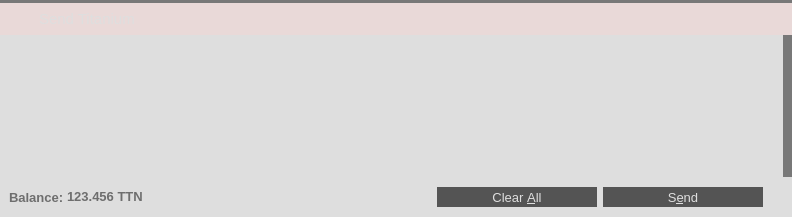
<?xml version="1.0" encoding="UTF-8"?>
<ui version="4.0">
 <class>SendCoinsDialog</class>
 <widget class="QDialog" name="SendCoinsDialog">
  <property name="geometry">
   <rect>
    <x>0</x>
    <y>0</y>
    <width>792</width>
    <height>217</height>
   </rect>
  </property>
  <property name="palette">
   <palette>
    <active>
     <colorrole role="Button">
      <brush brushstyle="SolidPattern">
       <color alpha="255">
        <red>233</red>
        <green>217</green>
        <blue>216</blue>
       </color>
      </brush>
     </colorrole>
     <colorrole role="Base">
      <brush brushstyle="SolidPattern">
       <color alpha="255">
        <red>214</red>
        <green>234</green>
        <blue>235</blue>
       </color>
      </brush>
     </colorrole>
     <colorrole role="Window">
      <brush brushstyle="SolidPattern">
       <color alpha="255">
        <red>233</red>
        <green>217</green>
        <blue>216</blue>
       </color>
      </brush>
     </colorrole>
    </active>
    <inactive>
     <colorrole role="Button">
      <brush brushstyle="SolidPattern">
       <color alpha="255">
        <red>233</red>
        <green>217</green>
        <blue>216</blue>
       </color>
      </brush>
     </colorrole>
     <colorrole role="Base">
      <brush brushstyle="SolidPattern">
       <color alpha="255">
        <red>214</red>
        <green>234</green>
        <blue>235</blue>
       </color>
      </brush>
     </colorrole>
     <colorrole role="Window">
      <brush brushstyle="SolidPattern">
       <color alpha="255">
        <red>233</red>
        <green>217</green>
        <blue>216</blue>
       </color>
      </brush>
     </colorrole>
    </inactive>
    <disabled>
     <colorrole role="Button">
      <brush brushstyle="SolidPattern">
       <color alpha="255">
        <red>233</red>
        <green>217</green>
        <blue>216</blue>
       </color>
      </brush>
     </colorrole>
     <colorrole role="Base">
      <brush brushstyle="SolidPattern">
       <color alpha="255">
        <red>233</red>
        <green>217</green>
        <blue>216</blue>
       </color>
      </brush>
     </colorrole>
     <colorrole role="Window">
      <brush brushstyle="SolidPattern">
       <color alpha="255">
        <red>233</red>
        <green>217</green>
        <blue>216</blue>
       </color>
      </brush>
     </colorrole>
    </disabled>
   </palette>
  </property>
  <property name="windowTitle">
   <string>Send Coins</string>
  </property>
  <property name="styleSheet">
   <string notr="true"/>
  </property>
  <layout class="QVBoxLayout" name="verticalLayout">
   <property name="spacing">
    <number>0</number>
   </property>
   <property name="margin">
    <number>0</number>
   </property>
   <item>
    <widget class="Line" name="line_7">
     <property name="styleSheet">
      <string notr="true">background-color: #787878;</string>
     </property>
     <property name="frameShadow">
      <enum>QFrame::Raised</enum>
     </property>
     <property name="lineWidth">
      <number>0</number>
     </property>
     <property name="orientation">
      <enum>Qt::Horizontal</enum>
     </property>
    </widget>
   </item>
   <item>
    <widget class="QWidget" name="wSendMegsHeader" native="true">
     <property name="minimumSize">
      <size>
       <width>0</width>
       <height>32</height>
      </size>
     </property>
     <property name="maximumSize">
      <size>
       <width>16777215</width>
       <height>32</height>
      </size>
     </property>
     <property name="styleSheet">
      <string notr="true"/>
     </property>
     <property name="is_header" stdset="0">
      <bool>true</bool>
     </property>
     <layout class="QHBoxLayout" name="horizontalLayout_15">
      <property name="margin">
       <number>0</number>
      </property>
      <item>
       <spacer name="horizontalSpacer_20">
        <property name="orientation">
         <enum>Qt::Horizontal</enum>
        </property>
        <property name="sizeType">
         <enum>QSizePolicy::Fixed</enum>
        </property>
        <property name="sizeHint" stdset="0">
         <size>
          <width>3</width>
          <height>20</height>
         </size>
        </property>
       </spacer>
      </item>
      <item>
       <widget class="QLabel" name="label_29">
        <property name="sizePolicy">
         <sizepolicy hsizetype="Preferred" vsizetype="Preferred">
          <horstretch>0</horstretch>
          <verstretch>0</verstretch>
         </sizepolicy>
        </property>
        <property name="minimumSize">
         <size>
          <width>30</width>
          <height>30</height>
         </size>
        </property>
        <property name="maximumSize">
         <size>
          <width>30</width>
          <height>30</height>
         </size>
        </property>
        <property name="text">
         <string/>
        </property>
        <property name="pixmap">
         <pixmap resource="../res.qrc">:/res/upload.png</pixmap>
        </property>
       </widget>
      </item>
      <item>
       <widget class="QLabel" name="label_30">
        <property name="font">
         <font>
          <pointsize>11</pointsize>
          <stylestrategy>PreferAntialias</stylestrategy>
         </font>
        </property>
        <property name="styleSheet">
         <string notr="true">QLabel {
	color: #DEDEDE;
}</string>
        </property>
        <property name="text">
         <string>Send Titanium</string>
        </property>
       </widget>
      </item>
     </layout>
    </widget>
   </item>
   <item>
    <widget class="QScrollArea" name="scrollArea">
     <property name="styleSheet">
      <string notr="true"> QScrollBar:vertical {
     border: 0px solid grey;
     background: white;
     width: 9px;
     margin: 0px 0px 0 0px;
 }
 QScrollBar::handle:vertical {
     background: #787878;
     min-width: 20px;
 }</string>
     </property>
     <property name="frameShape">
      <enum>QFrame::NoFrame</enum>
     </property>
     <property name="verticalScrollBarPolicy">
      <enum>Qt::ScrollBarAlwaysOn</enum>
     </property>
     <property name="widgetResizable">
      <bool>true</bool>
     </property>
     <widget class="QWidget" name="scrollAreaWidgetContents">
      <property name="geometry">
       <rect>
        <x>0</x>
        <y>0</y>
        <width>783</width>
        <height>142</height>
       </rect>
      </property>
      <property name="styleSheet">
       <string notr="true">#scrollAreaWidgetContents {
	background-color: #DEDEDE;
}</string>
      </property>
      <layout class="QVBoxLayout" name="verticalLayout_2">
       <property name="leftMargin">
        <number>0</number>
       </property>
       <property name="topMargin">
        <number>1</number>
       </property>
       <property name="rightMargin">
        <number>0</number>
       </property>
       <property name="bottomMargin">
        <number>0</number>
       </property>
       <item>
        <layout class="QVBoxLayout" name="entries">
         <property name="spacing">
          <number>6</number>
         </property>
        </layout>
       </item>
       <item>
        <spacer name="verticalSpacer">
         <property name="orientation">
          <enum>Qt::Vertical</enum>
         </property>
         <property name="sizeHint" stdset="0">
          <size>
           <width>20</width>
           <height>40</height>
          </size>
         </property>
        </spacer>
       </item>
      </layout>
     </widget>
    </widget>
   </item>
   <item>
    <widget class="QWidget" name="wContainer" native="true">
     <property name="styleSheet">
      <string notr="true">#wContainer {
	background-color: #DEDEDE;
}</string>
     </property>
     <layout class="QHBoxLayout" name="horizontalLayout_3">
      <property name="topMargin">
       <number>10</number>
      </property>
      <property name="bottomMargin">
       <number>10</number>
      </property>
     <item>
       <layout class="QHBoxLayout" name="horizontalLayout_2">
        <property name="spacing">
         <number>3</number>
        </property>
        <item>
         <widget class="QLabel" name="label">
          <property name="font">
           <font>
            <pointsize>10</pointsize>
            <weight>75</weight>
            <bold>true</bold>
           </font>
       </property>
       <property name="styleSheet">
           <string notr="true">QLabel {
	color: #6E6E6E;
}</string>
       </property>
       <property name="text">
           <string>Balance:</string>
          </property>
         </widget>
        </item>
        <item>
         <widget class="QLabel" name="labelBalance">
          <property name="font">
           <font>
            <pointsize>10</pointsize>
            <weight>75</weight>
            <bold>true</bold>
           </font>
          </property>
          <property name="cursor">
           <cursorShape>IBeamCursor</cursorShape>
          </property>
          <property name="styleSheet">
           <string notr="true">QLabel {
	color: #6E6E6E;
}</string>
       </property>
          <property name="text">
           <string>123.456 TTN</string>
       </property>
          <property name="textInteractionFlags">
           <set>Qt::LinksAccessibleByMouse|Qt::TextSelectableByKeyboard|Qt::TextSelectableByMouse</set>
       </property>
      </widget>
     </item>
       </layout>
      </item>
     <item>
       <spacer name="horizontalSpacer_4">
       <property name="orientation">
        <enum>Qt::Horizontal</enum>
       </property>
       <property name="sizeHint" stdset="0">
        <size>
         <width>40</width>
         <height>20</height>
        </size>
       </property>
      </spacer>
     </item>
     <item>
      <widget class="QPushButton" name="clearButton">
        <property name="font">
         <font>
          <pointsize>10</pointsize>
          <stylestrategy>PreferAntialias</stylestrategy>
         </font>
       </property>
       <property name="toolTip">
        <string>Remove all transaction fields</string>
       </property>
       <property name="styleSheet">
        <string notr="true">QPushButton {
	background-color: #545454;
	color: #DEDEDE;
	border: 0px solid gray;
	max-height: 20px;
	min-height: 20px;
	max-width: 160px;
	min-width: 160px;
}

QPushButton:hover {
	background-color: #6E6E6E;
}

QPushButton:pressed:flat {
	background-color: #424242;
}</string>
       </property>
       <property name="text">
        <string>Clear &amp;All</string>
       </property>
       <property name="autoDefault">
        <bool>false</bool>
       </property>
        <property name="default">
         <bool>false</bool>
       </property>
        <property name="flat">
         <bool>true</bool>
         </property>
        </widget>
       </item>
     <item>
      <widget class="QPushButton" name="sendButton">
        <property name="font">
         <font>
          <pointsize>10</pointsize>
          <stylestrategy>PreferAntialias</stylestrategy>
         </font>
       </property>
       <property name="toolTip">
        <string>Confirm the send action</string>
       </property>
       <property name="styleSheet">
        <string notr="true">QPushButton {
	background-color: #545454;
	color: #DEDEDE;
	border: 0px solid gray;
	max-height: 20px;
	min-height: 20px;
	max-width: 160px;
	min-width: 160px;
}

QPushButton:hover {
	background-color: #6E6E6E;
}

QPushButton:pressed:flat {
	background-color: #424242;
}</string>
       </property>
       <property name="text">
        <string>S&amp;end</string>
       </property>
        <property name="default">
         <bool>true</bool>
       </property>
        <property name="flat">
        <bool>true</bool>
       </property>
      </widget>
     </item>
      <item>
       <spacer name="horizontalSpacer_5">
        <property name="orientation">
         <enum>Qt::Horizontal</enum>
        </property>
        <property name="sizeType">
         <enum>QSizePolicy::Fixed</enum>
        </property>
        <property name="sizeHint" stdset="0">
         <size>
          <width>20</width>
          <height>20</height>
         </size>
        </property>
       </spacer>
      </item>
    </layout>
    </widget>
   </item>
  </layout>
 </widget>
 <resources>
  <include location="../res.qrc"/>
 </resources>
 <connections/>
</ui>
